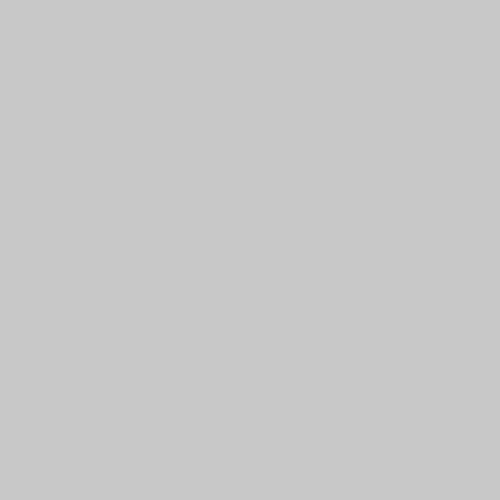
Frame 1 (no input)
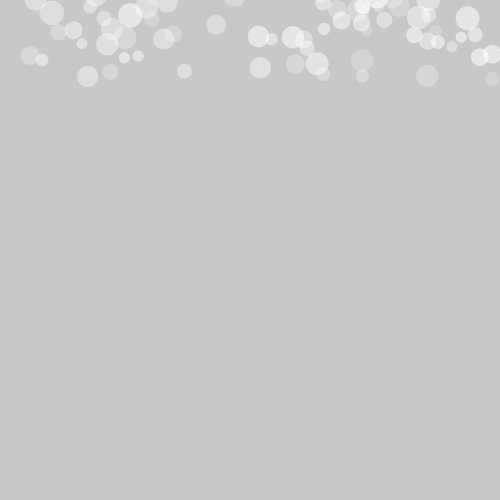
Frame 60 (the mouse pressed at the canvas centre just before this capture)
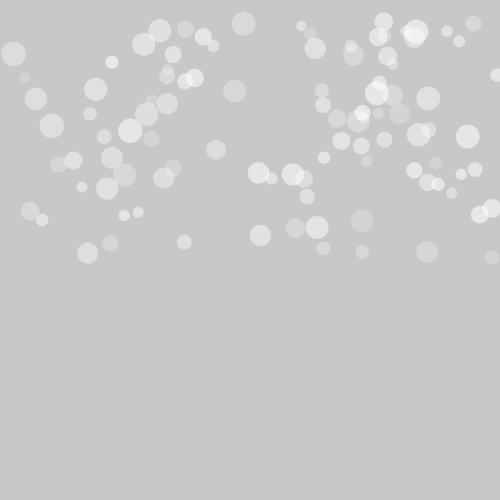
Frame 120 (the mouse held since frame 60 and released just before this capture)

The Processing sketch that drew these frames (run headless with seeded random() and noise(); from frame 60 on, the mouse is pressed at the canvas centre):

// Processing sketch: ej18b_copos_de_nieve
// ── ej18b_copos_de_nieve.pde

// copos de nieve... para el muñeco de nieve! +arreglos

int c = 100;

//propiedades > variables
float[] x = new float[c];
float[] y = new float[c];
//tam = new int[100] > mal sintaxis
float[] tam = new float[c];
float[] vel = new float[c];
color[] relleno = new color[c];

void setup() {
  size( 500, 500 );
  noStroke();

  //inicializar las variables
  for ( int i = 0; i < c; i++ ) {
    x[i] = random( width );
    y[i] = -100;
    tam[i] = random( 10, 25 );
    vel[i] = random( 1, 3 );
    relleno[i] = color( 255, random(50, 150) );
  }
}

void draw() {
  background( 200 );

  //actualizar
  for ( int i = 0; i < c; i++ ) {
    y[i] = y[i] + vel[i];
    if ( y[i] > height + tam[i]/2 ) {
      reciclar( i );
      //x[i] = random( width );
      //y[i] = -100;
      //tam[i] = random( 10, 25 );
      //vel[i] = random( 1, 3 );
      //relleno[i] = color( 255, random(50, 150) );
    }
  }

  //dibujar
  for ( int mivariablemaslargadelmundoparafor = 0; mivariablemaslargadelmundoparafor < c; mivariablemaslargadelmundoparafor++ ) {
    fill( relleno[mivariablemaslargadelmundoparafor] );
    ellipse( x[mivariablemaslargadelmundoparafor], y[mivariablemaslargadelmundoparafor], tam[mivariablemaslargadelmundoparafor], tam[mivariablemaslargadelmundoparafor] );
  }
}

void reciclar( int a ) {  //funcion con parametros
  x[a] = random( width );
  y[a] = -100;
  tam[a] = random( 10, 25 );
  vel[a] = random( 1, 3 );
  relleno[a] = color( 255, random(50, 150) );
}
